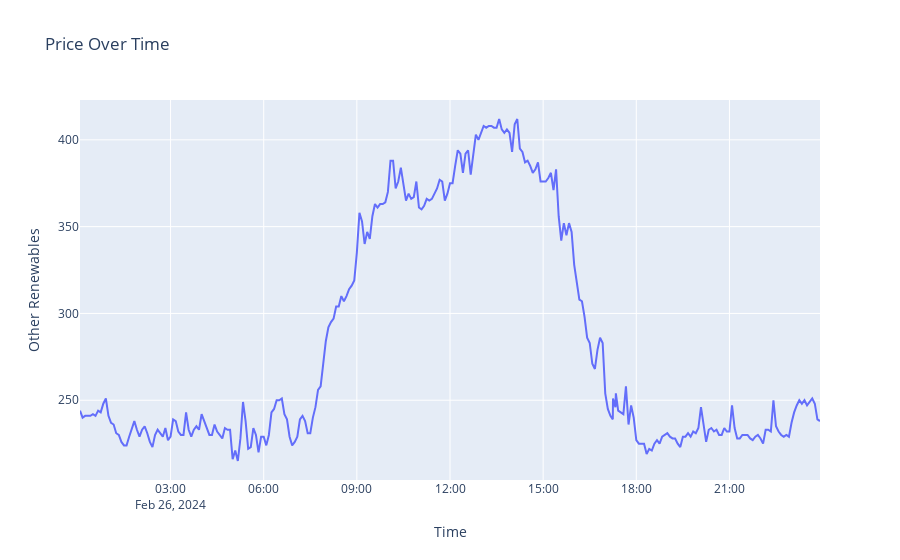

Notebook cell for this chart:
### Code cell
def get_energy_mix(date):
    nyiso = gridstatus.NYISO()
    mix = nyiso.get_fuel_mix(start=date, end="February 27, 2024")
    mp_col_subset = mix[["Time", "Other Renewables"]]
    lmp_subset_filtered = mp_col_subset[mp_col_subset["Time"] < "February 27, 2024"]
    return lmp_subset_filtered
    
energy_mix_data = get_energy_mix("February 26, 2024")
fig = px.line(mix, x="Time", y="Other Renewables", title="Price Over Time")
fig.show()

### Figure 1 — Plotly figure (JSON) as saved in the notebook; plotly's stock layout.template omitted (floating-point values rounded to 4 significant figures; data arrays with more than 128 entries replaced by an {"elided": "..."} marker saying what was removed)
{"data": [{"hovertemplate": "Time=%{x}<br>Other Renewables=%{y}<extra></extra>", "legendgroup": "", "line": {"color": "#636efa", "dash": "solid"}, "marker": {"symbol": "circle"}, "mode": "lines", "name": "", "orientation": "v", "showlegend": false, "type": "scatter", "x": {"elided": "290 str values"}, "xaxis": "x", "y": {"elided": "290 int values"}, "yaxis": "y"}], "layout": {"autosize": true, "legend": {"tracegroupgap": 0}, "title": {"text": "Price Over Time"}, "xaxis": {"anchor": "y", "autorange": true, "domain": [0, 1], "range": ["2024-02-26 00:05", "2024-02-26 23:55"], "title": {"text": "Time"}, "type": "date"}, "yaxis": {"anchor": "x", "autorange": true, "domain": [0, 1], "range": [204.1, 422.9], "title": {"text": "Other Renewables"}, "type": "linear"}}}
